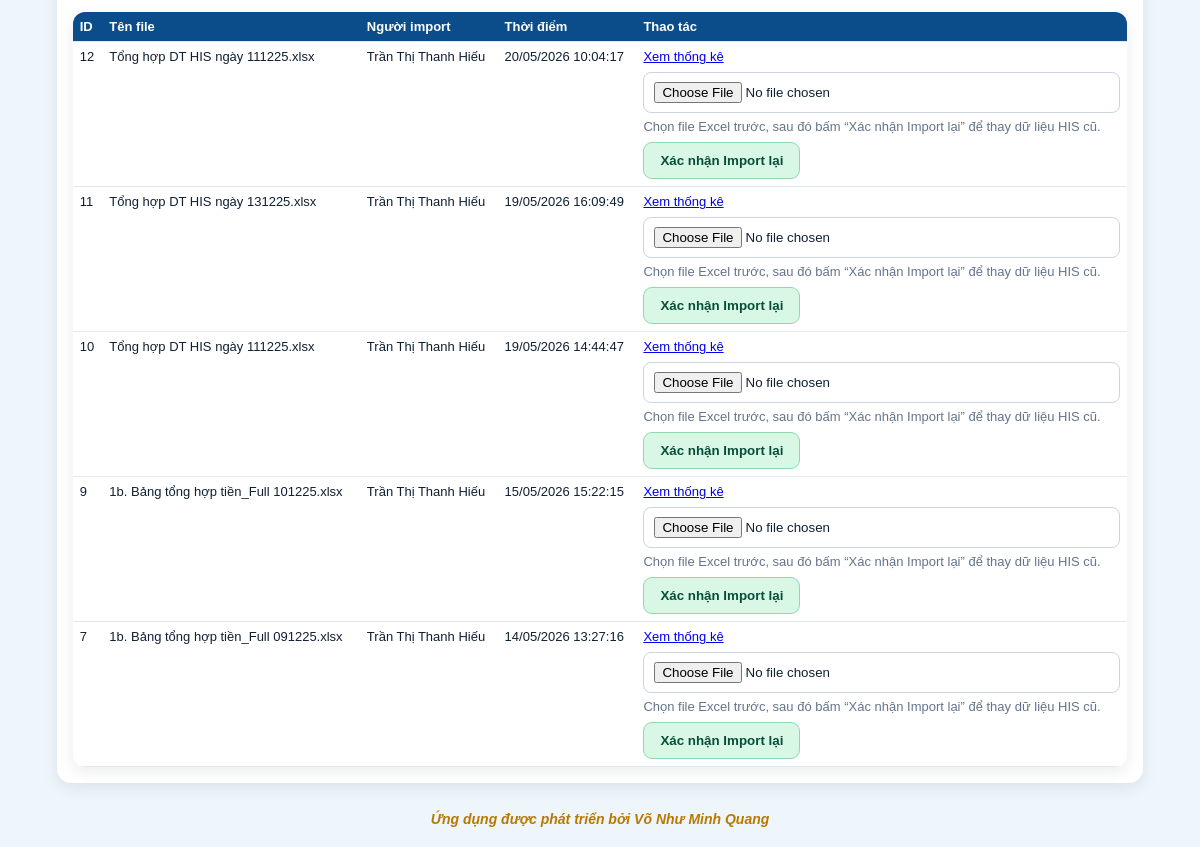
Page /cash-control (signed in, lower part) on the earlier database version.
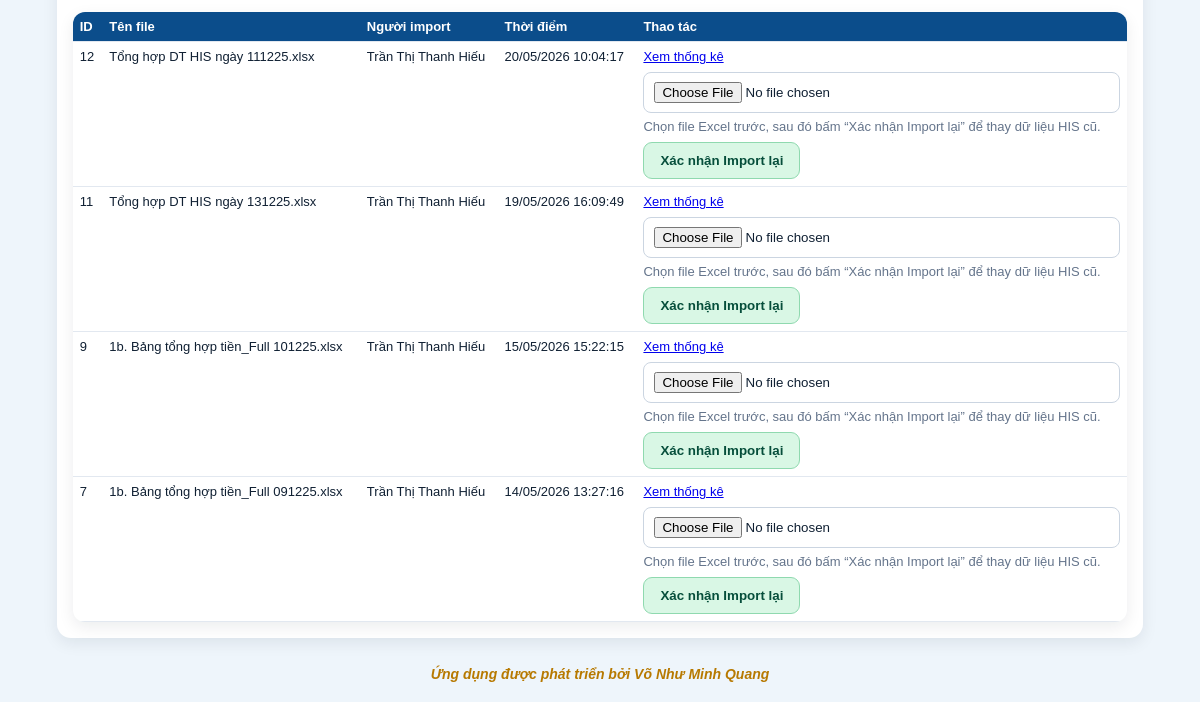
Same page on the later database version.
### tables this page shows
CREATE TABLE cash_control_batches (
                id INTEGER PRIMARY KEY AUTOINCREMENT,
                title TEXT NOT NULL,
                original_filename TEXT,
                report_date TEXT,
                created_by INTEGER NOT NULL,
                created_at TEXT NOT NULL DEFAULT CURRENT_TIMESTAMP,
                FOREIGN KEY(created_by) REFERENCES users(id)
            );

### app/models.py (models this page shows)
class Users(Base):
    __tablename__ = "users"
    id = Column(Integer, primary_key=True)
    username = Column(String, unique=True, nullable=False, index=True)
    full_name = Column(String, nullable=False)
    password_hash = Column(String, nullable=False)
    unit_code = Column(String, nullable=False, default="THANH_VIEN_TRUNG_TAP")
    role_code = Column(String, nullable=False, default="THANH_VIEN_TRUNG_TAP")
    position_title = Column(String, nullable=False, default="Thành viên trưng tập")
    is_active = Column(Integer, nullable=False, default=1)
    created_at = Column(String, nullable=False)
    status = column_property(
        case(
            (is_active == 1, "ACTIVE"),
            else_="LOCKED",
        )
    )

### app/routers/cash_control.py (the view)
@router.get("")
def cash_control_index(request: Request):
    denied = require_login(request)
    if denied:
        return denied
    user = request.state.user
    active_main_tab = request.query_params.get("main_tab") or "summary"
    active_summary_tab = request.query_params.get("summary_tab") or "his"
    if user.get("role_code") in BOARD_ROLES:
        active_main_tab = "voucher"
        active_summary_tab = "his"
    selected_his_import_year = query_text(request, "his_import_year")
    selected_his_import_month = query_text(request, "his_import_month")
    selected_his_import_day = query_text(request, "his_import_day")
    selected_cashbook_import_year = query_text(request, "cashbook_import_year")
    selected_cashbook_import_month = query_text(request, "cashbook_import_month")
    selected_cashbook_import_day = query_text(request, "cashbook_import_day")
    selected_accounting_import_year = query_text(request, "accounting_import_year")
    selected_accounting_import_month = query_text(request, "accounting_import_month")
    selected_accounting_import_day = query_text(request, "accounting_import_day")
    selected_cash_voucher_year = query_text(request, "cash_voucher_year")
    selected_cash_voucher_month = query_text(request, "cash_voucher_month")
    selected_cash_voucher_day = query_text(request, "cash_voucher_day")
    editing_voucher_id = query_int(request, "editing_voucher_id")
    if user.get("role_code") in BOARD_ROLES:
        editing_voucher_id = None
    with get_conn() as conn:
        batches = conn.execute(
            """
            SELECT b.*, u.full_name AS creator_name
            FROM cash_control_batches b
            JOIN users u ON u.id = b.created_by
            ORDER BY b.id DESC
            """
        ).fetchall()
        cash_voucher_where = ["1=1"]
        cash_voucher_params: list[Any] = []
        if user.get("role_code") == "ADMIN":
            pass
        elif user.get("role_code") in HEAD_ROLES:
            pass
        elif user.get("role_code") in BOARD_ROLES:
            cash_voucher_where.append("v.status IN ('SUBMITTED_TO_BOARD', 'BOARD_VIEWED', 'BOARD_SAVED')")
        else:
            cash_voucher_where.append("v.created_by = ?")
            cash_voucher_params.append(user["id"])
        if selected_cash_voucher_year:
            cash_voucher_where.append("strftime('%Y', v.created_at) = ?")
            cash_voucher_params.append(selected_cash_voucher_year)
        if selected_cash_voucher_month:
            cash_voucher_where.append("strftime('%m', v.created_at) = ?")
            cash_voucher_params.append(selected_cash_voucher_month.zfill(2))
        if selected_cash_voucher_day:
            cash_voucher_where.append("strftime('%d', v.created_at) = ?")
            cash_voucher_params.append(selected_cash_voucher_day.zfill(2))
        cash_voucher_where_sql = " AND ".join(cash_voucher_where)
        cash_control_vouchers = conn.execute(
            f"""
            SELECT v.*, u.full_name AS creator_name
            FROM cash_control_vouchers v
            JOIN users u ON u.id = v.created_by
            WHERE {cash_voucher_where_sql}
            ORDER BY v.id DESC
            """,
            cash_voucher_params,
        ).fetchall()
        cash_control_voucher_years = conn.execute(
            """
            SELECT DISTINCT strftime('%Y', created_at) AS year
            FROM cash_control_vouchers
            WHERE created_at IS NOT NULL
            ORDER BY year DESC
            """
        ).fetchall()
        editing_cash_voucher = None
        if editing_voucher_id:
            editing_cash_voucher = conn.execute(
                """
                SELECT v.*, u.full_name AS creator_name
                FROM cash_control_vouchers v
                JOIN users u ON u.id = v.created_by
                WHERE v.id = ?
                """,
                (editing_voucher_id,),
            ).fetchone()
            if not can_view_cash_control_voucher(user, editing_cash_voucher):
                editing_cash_voucher = None
    cash_control_voucher_rows = []
    for row in cash_control_vouchers:
        item = dict(row)
        item["is_new_for_current_user"] = False
        if user["role_code"] == "ADMIN" and item["status"] in ("SUBMITTED_TO_HEAD", "SUBMITTED_TO_BOARD"):
            item["is_new_for_current_user"] = True
        elif user["role_code"] in HEAD_ROLES and item["status"] == "SUBMITTED_TO_HEAD" and item["current_handler"] == user["id"]:
            item["is_new_for_current_user"] = True
        elif user["role_code"] in BOARD_ROLES and item["status"] == "SUBMITTED_TO_BOARD" and (
            item["current_handler"] == user["id"]
            or item["board_user_id"] == user["id"]
            or item["current_handler"] is None
        ):
            item["is_new_for_current_user"] = True
        cash_control_voucher_rows.append(item)
    cash_control_new_count = sum(1 for item in cash_control_voucher_rows if item["is_new_for_current_user"])
    cash_control_voucher_months = [f"{i:02d}" for i in range(1, 13)]
    cash_control_voucher_days = [f"{i:02d}" for i in range(1, 32)]
    his_import_filter_choices = import_filter_choices(list(batches))
    filtered_batches = filter_import_batches(
        list(batches),
        selected_year=selected_his_import_year,
        selected_month=selected_his_import_month,
        selected_day=selected_his_import_day,
    )
    selected_his_batch_id = query_int(request, "his_batch_id")
    selected_cashbook_batch_id = query_int(request, "cashbook_batch_id")
    selected_accounting_batch_id = query_int(request, "accounting_batch_id")
    if active_main_tab == "voucher" and editing_cash_voucher:
        if selected_his_batch_id is None:
            selected_his_batch_id = editing_cash_voucher["his_batch_id"]
        if selected_cashbook_batch_id is None:
            selected_cashbook_batch_id = editing_cash_voucher["cashbook_batch_id"]
        if selected_accounting_batch_id is None:
            selected_accounting_batch_id = editing_cash_voucher["accounting_batch_id"]
    his_context = load_latest_his_context(selected_his_batch_id) if active_main_tab in {"reconcile", "voucher"} else {
        "selected_batch": None,
        "summaries": [],
        "totals": {},
    }
    cashbook_context = load_cashbook_context(selected_cashbook_batch_id)
    accounting_context = load_accounting_context(selected_accounting_batch_id)
    reconcile_context = build_reconcile_context(
        his_context["totals"],
        his_context["summaries"],
        cashbook_context,
        accounting_context,
        his_context["selected_batch"]["id"] if his_context["selected_batch"] else None,
    )
    control_voucher_context = build_control_voucher_context(
        his_context["totals"],
        cashbook_context,
        accounting_context,
    )
    signature_user_context = load_cash_control_signature_users()
    cashbook_import_filter_choices = import_filter_choices(list(cashbook_context.get("cashbook_batches", [])))
    accounting_import_filter_choices = import_filter_choices(list(accounting_context.get("accounting_batches", [])))
    filtered_cashbook_batches = filter_import_batches(
        list(cashbook_context.get("cashbook_batches", [])),
        selected_year=selected_cashbook_import_year,
        selected_month=selected_cashbook_import_month,
        selected_day=selected_cashbook_import_day,
    )
    filtered_accounting_batches = filter_import_batches(
        list(accounting_context.get("accounting_batches", [])),
        selected_year=selected_accounting_import_year,
        selected_month=selected_accounting_import_month,
        selected_day=selected_accounting_import_day,
    )
    return templates.TemplateResponse(
        "cash_control_index.html",
        {
            "request": request,
            "user": user,
            "batches": filtered_batches,
            "his_import_years": his_import_filter_choices["years"],
            "his_import_months": his_import_filter_choices["months"],
            "his_import_days": his_import_filter_choices["days"],
            "selected_his_import_year": selected_his_import_year,
            "selected_his_import_month": selected_his_import_month.zfill(2) if selected_his_import_month else "",
            "selected_his_import_day": selected_his_import_day.zfill(2) if selected_his_import_day else "",
            "cashbook_batches_filtered": filtered_cashbook_batches,
            "cashbook_import_years": cashbook_import_filter_choices["years"],
            "cashbook_import_months": cashbook_import_filter_choices["months"],
            "cashbook_import_days": cashbook_import_filter_choices["days"],
            "selected_cashbook_import_year": selected_cashbook_import_year,
            "selected_cashbook_import_month": selected_cashbook_import_month.zfill(2) if selected_cashbook_import_month else "",
            "selected_cashbook_import_day": selected_cashbook_import_day.zfill(2) if selected_cashbook_import_day else "",
            "accounting_batches_filtered": filtered_accounting_batches,
            "accounting_import_years": accounting_import_filter_choices["years"],
            "accounting_import_months": accounting_import_filter_choices["months"],
            "accounting_import_days": accounting_import_filter_choices["days"],
            "selected_accounting_import_year": selected_accounting_import_year,
            "selected_accounting_import_month": selected_accounting_import_month.zfill(2) if selected_accounting_import_month else "",
            "selected_accounting_import_day": selected_accounting_import_day.zfill(2) if selected_accounting_import_day else "",
            "cash_control_status_labels": CASH_CONTROL_STATUS_LABELS,
            "cash_control_vouchers": cash_control_voucher_rows,
            "cash_control_voucher_years": cash_control_voucher_years,
            "cash_control_voucher_months": cash_control_voucher_months,
            "cash_control_new_count": cash_control_new_count,
            "cash_control_voucher_days": cash_control_voucher_days,
            "selected_cash_voucher_year": selected_cash_voucher_year,
            "selected_cash_voucher_month": selected_cash_voucher_month.zfill(2) if selected_cash_voucher_month else "",
            "selected_cash_voucher_day": selected_cash_voucher_day.zfill(2) if selected_cash_voucher_day else "",
            "editing_cash_voucher": editing_cash_voucher,
            "selected_batch": his_context["selected_batch"],
            "summaries": his_context["summaries"],
            "totals": his_context["totals"],
            "error": None,
            "active_main_tab": active_main_tab,
            "active_summary_tab": active_summary_tab,
            "cash_control_revenue_items": CASH_CONTROL_REVENUE_ITEMS,
            "cash_control_expense_items": CASH_CONTROL_EXPENSE_ITEMS,
            "format_vn_sqlite_datetime": format_vn_sqlite_datetime,
            "format_vn_control_date": format_vn_control_date,
            "selected_his_batch_id": selected_his_batch_id or (his_context["selected_batch"]["id"] if his_context["selected_batch"] else None),
            "selected_cashbook_batch_id": selected_cashbook_batch_id or (cashbook_context["selected_cashbook_batch"]["id"] if cashbook_context["selected_cashbook_batch"] else None),
            "selected_accounting_batch_id": selected_accounting_batch_id or (accounting_context["selected_accounting_batch"]["id"] if accounting_context["selected_accounting_batch"] else None),
            **cashbook_context,
            **accounting_context,
            **reconcile_context,
            **control_voucher_context,
            **signature_user_context,
        },
    )

### app/templates/cash_control_index.html (shortened to what this page needs)
{% extends 'base.html' %}
{% block content %}
{% if active_main_tab == 'summary' %}
  {% if active_summary_tab == 'his' %}
  <div class="panel">
    <table class="table compact">
      <thead>
        <tr>
          <th>ID</th>
          <th>Tên file</th>
          <th>Người import</th>
          <th>Thời điểm</th>
          <th>Thao tác</th>
        </tr>
      </thead>
      <tbody>
        {% for b in batches %}
        <tr>
          <td>{{ b.id }}</td>
          <td>{{ b.original_filename }}</td>
          <td>{{ b.creator_name }}</td>
          <td>{{ format_vn_sqlite_datetime(b.created_at) }}</td>
          <td>
            <a href="/cash-control/{{ b.id }}?main_tab=summary&summary_tab=his">Xem thống kê</a>
            <form method="post" action="/cash-control/import/{{ b.id }}/replace" enctype="multipart/form-data" style="margin-top:8px;">
              <input type="file" name="revenue_file" accept=".xlsx" required>
              <div class="muted" style="margin-top:6px;">
                Chọn file Excel trước, sau đó bấm “Xác nhận Import lại” để thay dữ liệu HIS cũ.
              </div>
              <button class="secondary cash-control-ui-font cash-btn-confirm-import" type="submit" style="margin-top:8px;" onclick="return confirm('Bạn chắc chắn muốn import lại dữ liệu HIS? Dữ liệu cũ sẽ được thay bằng file mới.');">Xác nhận Import lại</button>
            </form>
          </td>
        </tr>
        {% else %}
        <tr><td colspan="5" class="empty">Chưa có dữ liệu import HIS.</td></tr>
        {% endfor %}
      </tbody>
    </table>
  </div>
  {% endif %}
{% endif %}
{% endblock %}

Differences in the rows shown:
removed cash_control_batches: id "10", original_filename "Tổng hợp DT HIS ngày 111225.xlsx", creator_name "Trần Thị Thanh Hiếu", created_at "19/05/2026 14:44:47"
